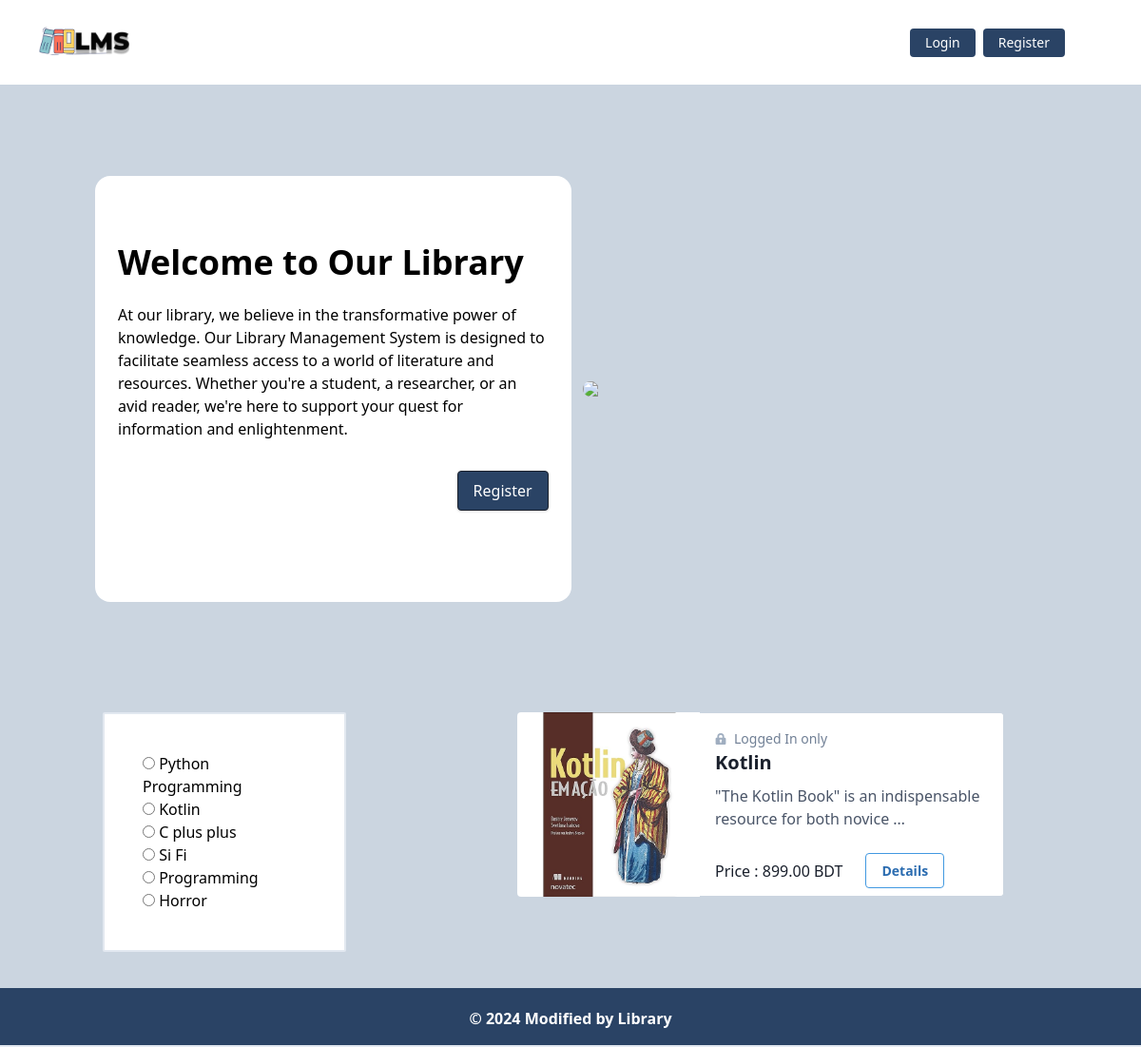
The app's page /books/kotlin/ with its own data.
### category/models.py (models this page shows, shortened)
class Category(models.Model):
    name=models.CharField(max_length=100)
    slug = models.SlugField(max_length=250, unique=True)

### book/models.py (models this page shows, shortened)
class Book(models.Model):
    user = models.ForeignKey(User, on_delete=models.CASCADE, null=True, blank=True)
    account = models.ForeignKey(UserAccount, on_delete=models.CASCADE, null=True, blank=True)
    title = models.CharField(max_length=255)
    book_image= models.ImageField(upload_to="book/media/images/", null=True, blank=True)
    description = models.TextField()
    borrowed_price = models.DecimalField(max_digits=6, decimal_places=2)
    borrowed_date = models.DateTimeField(auto_now_add=True)
    categories = models.ManyToManyField(Category)
    class Meta:
        ordering = ["borrowed_date"]

### core/views.py (the view)
# urls.py: 2. Add a URL to urlpatterns:  path('', views.home, name='home')
def home(request, category_slug = None):
    book = Book.objects.all()
    if category_slug is not None:
        category = Category.objects.get(slug=category_slug)
        book = Book.objects.filter(categories=category)
    categorie = Category.objects.all()
    return render(request, "core/index.html", {"books":book, "categories":categorie})

### core/templates/core/index.html (shortened to what this page needs)
{% extends "core/base.html" %}
{% load static %}
        {% block title %}Library Management System{% endblock %} {% block body %}
        <div class="container mx-auto flex flex-col md:flex-row items-center my-12 md:my-24">
            <div class="flex flex-col w-full lg:w-1/2 justify-center items-start pt-12 pb-24 px-6 bg-white rounded-2xl bg-opacity-70 mx-3">
                <h1 class="font-bold text-4xl my-4">Welcome to Our Library</h1>
                <p class="leading-normal mb-4">
                  At our library, we believe in the transformative power of knowledge. Our Library Management System is designed to facilitate seamless access to a world of literature and resources. Whether you're a student, a researcher, or an avid reader, we're here to support your quest for information and enlightenment.
                </p>
                <div class="flex justify-end w-full">
                    <a href="{% url 'register' %}" class="bg-blue-900 text-white rounded mt-4 hover:bg-white hover:text-blue-900 hover:border-blue-900 shadow hover:shadow-lg py-2 px-4 border border-gray-900 hover:border-transparent">Register</a>
                </div>
            </div>
            <div class="w-full lg:w-1/2 lg:py-6 text-center ">
                <img class ="rounded-2xl" src ="{% static './images/home.jpg' %}"/>
            </div>
        </div>
    <div class="flex mb-20 gap-x-40">
        <div class="w-1/4 border-2 rounded-sm p-10 bg-white m-5">
            {% for cate in categories %}
            <div class="form-check">
                <input class="form-check-input" type="radio" name="category" id="{{cate.id}}">
                <label class="form-check-label" for="{{cate.id}}">
                <a class="text-decoration-none" href="{% url 'book' cate.slug %}">{{cate.name}}</a>
                </label>
            </div>
            {% endfor %}
        </div>
        <div class="w-2/4 ">
            {% for book in books %}
                <div class="max-w-sm w-full lg:max-w-full lg:flex my-5">
                    <div class="h-48 lg:h-auto lg:w-48 flex-none bg-cover rounded-t lg:rounded-t-none lg:rounded-l text-center overflow-hidden" style="background-image: url('{{book.book_image.url}}')" title="Woman holding a mug">
                    </div>
                    <div class="border-r border-b border-l border-gray-400 lg:border-l-0 lg:border-t lg:border-gray-400 bg-white rounded-b lg:rounded-b-none lg:rounded-r p-4 flex flex-col justify-between leading-normal">
                      <div class="mb-8">
                        <p class="text-sm text-gray-600 flex items-center">
                          <svg class="fill-current text-gray-500 w-3 h-3 mr-2" xmlns="http://www.w3.org/2000/svg" viewBox="0 0 20 20">
                            <path d="M4 8V6a6 6 0 1 1 12 0v2h1a2 2 0 0 1 2 2v8a2 2 0 0 1-2 2H3a2 2 0 0 1-2-2v-8c0-1.1.9-2 2-2h1zm5 6.73V17h2v-2.27a2 2 0 1 0-2 0zM7 6v2h6V6a3 3 0 0 0-6 0z" />
                          </svg>
                          Logged In only
                        </p>
                        <div class="text-gray-900 font-bold text-xl mb-2">{{book.title}}</div>
                        <p class="text-gray-700 text-base">{{book.description | truncatewords:10}}</p>
                      </div>
                      <div class="flex items-center">
                        <p class="text-gray-900 leading-none">Price : {{book.borrowed_price}} BDT</p>
                        <div class="text-sm">
                          <a href="{% url 'details' book.id %}" class="bg-transparent hover:bg-blue-500 text-blue-700 font-semibold hover:text-white py-2 px-4 mx-6 border border-blue-500 hover:border-transparent rounded">
                            Details
                          </a>
                        </div>
                      </div>
                    </div>
                  </div>
            {% endfor %}
        </div>
    </div>
</div>
{% endblock body %}

### records on screen
Category: name "Python Programming"
Category: name "Kotlin"
Category: name "C plus plus"
Category: name "Si Fi"
Category: name "Programming"
Category: name "Horror"
Book: book_image (picture), title "Kotlin", description "\"The Kotlin Book\" is an indispensable resource for both novice …", borrowed_price "899.00"
